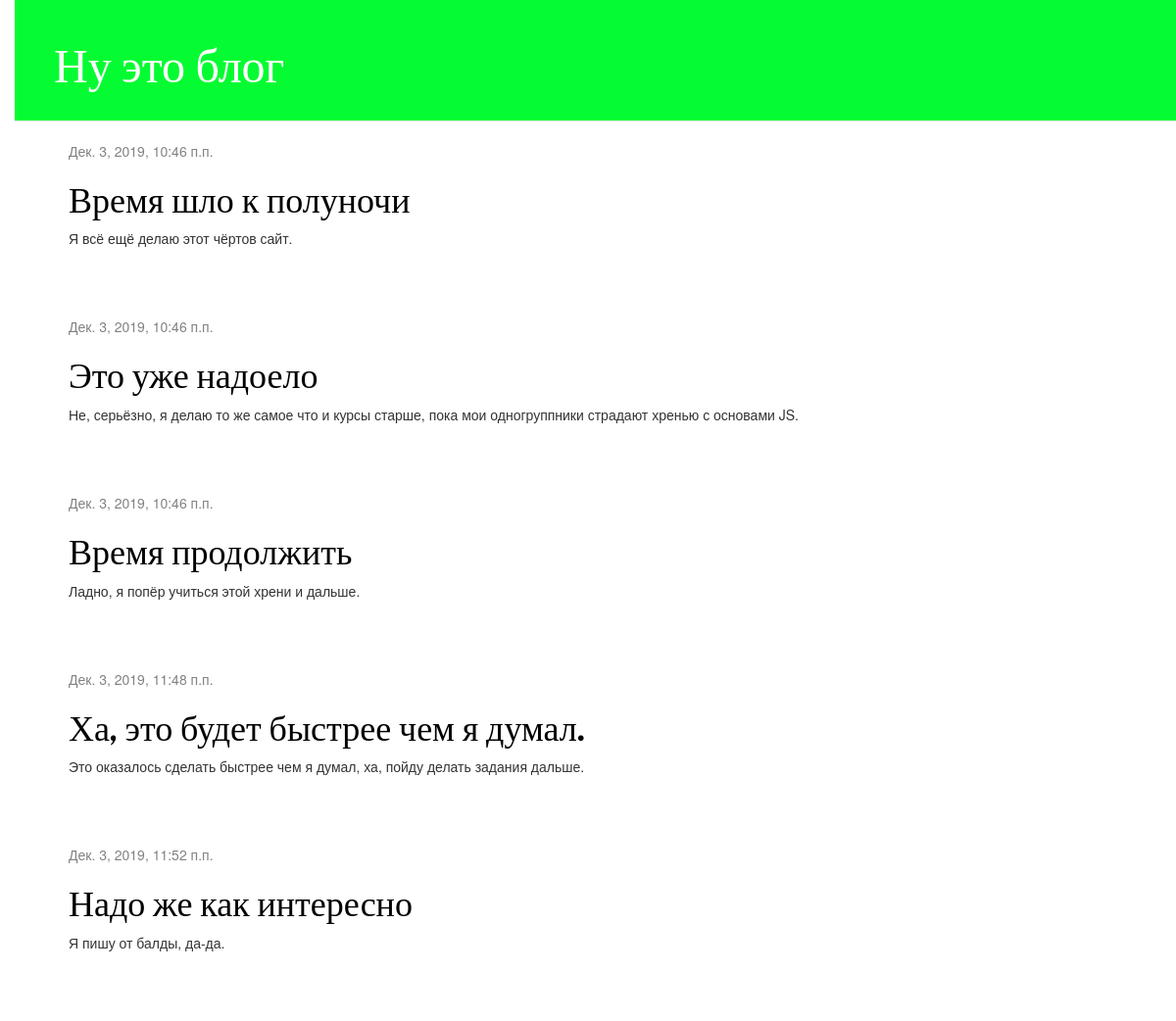
The page / on the database its author committed.
### blog/models.py (models this page shows, shortened)
class Post(models.Model):
    author = models.ForeignKey(settings.AUTH_USER_MODEL, on_delete=models.CASCADE)
    title = models.CharField(max_length=200)
    text = models.TextField()
    created_date = models.DateTimeField(default=timezone.now)
    published_date = models.DateTimeField(blank=True, null=True)

### blog/views.py (the view)
# urls.py: path('', views.post_list, name='post_list'),
def post_list(request):
    posts = Post.objects.filter(published_date__lte=timezone.now()).order_by('published_date')
    return render(request, 'blog/post_list.html', {'posts': posts})

### blog/templates/blog/post_list.html
{% extends 'blog/base.html' %}
{% block content %}
    {% for post in posts %}
        <div class="post">
            <div class="date">
                {{ post.published_date }}
            </div>
            <h1><a href="{% url 'post_detail' pk=post.pk %}">{{ post.title }}</a></h1>
            <p>{{ post.text|linebreaksbr }}</p>
        </div>
    {% endfor %}
{% endblock %}

### blog/templates/blog/base.html (shortened to what this page needs)
{% load static %}
<html>
    <head>
        <link rel="stylesheet" href="//maxcdn.bootstrapcdn.com/bootstrap/3.2.0/css/bootstrap.min.css">
        <link rel="stylesheet" href="//maxcdn.bootstrapcdn.com/bootstrap/3.2.0/css/bootstrap-theme.min.css">
        <link rel="stylesheet" href="{% static 'css/blog.css' %}">
    </head>
<body>
    <div class="page-header">
        <h1><a href="/">Ну это блог</a></h1>
    </div>
    <div class="content container">
        <div class="row">
            <div class="col-md-8">
            {% block content %}
            {% endblock %}
            </div>
        </div>
    </div>
</body>
</html>

### blog/static/css/blog.css (style rules this page uses)
h1 a { color: #05fc32; font-family: 'Lobster'; }
body { padding-left: 15px; }
.page-header { background-color: #05fc32; margin-top: 0; padding: 20px 20px 20px 40px; }
.page-header h1, .page-header h1 a, .page-header h1 a:visited, .page-header h1 a:active { color: #ffffff; font-size: 36pt; text-decoration: none; }
.content { margin-left: 40px; }
h1, h2, h3, h4 { font-family: 'Lobster', cursive; }
.date { color: #828282; }
.post { margin-bottom: 70px; }
.post h1 a, .post h1 a:visited { color: #000000; }

### rows shown on the page
Post: published_date "Дек. 3, 2019, 10:46 п.п.", title "Время шло к полуночи", text "Я всё ещё делаю этот чёртов сайт."
Post: published_date "Дек. 3, 2019, 10:46 п.п.", title "Это уже надоело", text "Не, серьёзно, я делаю то же самое что и курсы старше, пока мои одногруппники страдают хренью с основами JS."
Post: published_date "Дек. 3, 2019, 10:46 п.п.", title "Время продолжить", text "Ладно, я попёр учиться этой хрени и дальше."
Post: published_date "Дек. 3, 2019, 11:48 п.п.", title "Ха, это будет быстрее чем я думал.", text "Это оказалось сделать быстрее чем я думал, ха, пойду делать задания дальше."
Post: published_date "Дек. 3, 2019, 11:52 п.п.", title "Надо же как интересно", text "Я пишу от балды, да-да."
